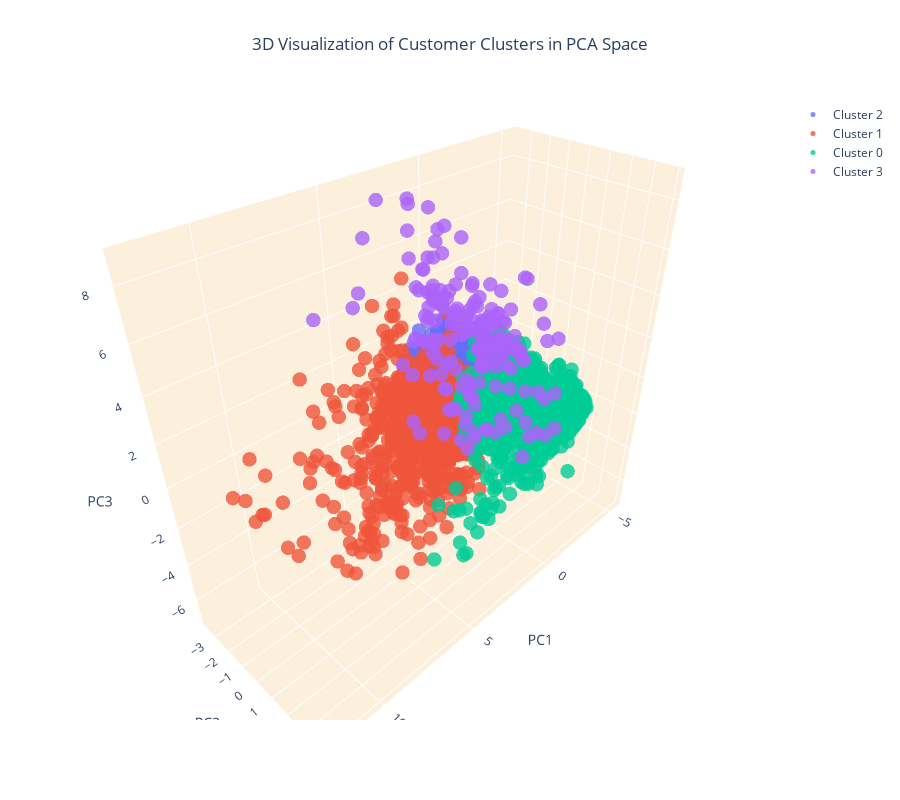

The code cell stored with this chart in its notebook:
### Markdown cell above
<div style="border-radius:10px; padding: 15px; background-color: #ffeacc; font-size:120%; text-align:left">

<h3 align="left"><font color=#ff6200>For Agglomerative Clustering</font></h3>

### Code cell
import plotly.graph_objects as go

# Define a function to generate a 3D scatter plot
def plot_3d_scatter(df, color_column):
    fig = go.Figure()

    # Add data points for each cluster separately and specify the color
    for cluster_id in df[color_column].unique():
        cluster_data = df[df[color_column] == cluster_id]
        fig.add_trace(go.Scatter3d(
            x=cluster_data['PC1'],
            y=cluster_data['PC2'],
            z=cluster_data['PC3'],
            mode='markers',
            marker=dict(
                size=5,
                opacity=0.8,
            ),
            name=f'Cluster {cluster_id}',
        ))

    # Set the title and layout details
    fig.update_layout(
        title=dict(text='3D Visualization of Customer Clusters in PCA Space', x=0.5),
        scene=dict(
            xaxis=dict(backgroundcolor="#fcf0dc", gridcolor='white', title='PC1'),
            yaxis=dict(backgroundcolor="#fcf0dc", gridcolor='white', title='PC2'),
            zaxis=dict(backgroundcolor="#fcf0dc", gridcolor='white', title='PC3'),
        ),
        width=900,
        height=800
    )

    # Show the plot
    fig.show()

# Plot 3D scatter plot with different colors for each cluster
plot_3d_scatter(customer_data_pca, 'Cluster')

### Figure 1 — Plotly figure (JSON) as saved in the notebook; plotly's stock layout.template omitted (floating-point values rounded to 4 significant figures; data arrays with more than 128 entries replaced by an {"elided": "..."} marker saying what was removed)
{"data": [{"marker": {"opacity": 0.8, "size": 5}, "mode": "markers", "name": "Cluster 2", "type": "scatter3d", "x": {"elided": "1539 float values"}, "y": {"elided": "1539 float values"}, "z": {"elided": "1539 float values"}}, {"marker": {"opacity": 0.8, "size": 5}, "mode": "markers", "name": "Cluster 1", "type": "scatter3d", "x": {"elided": "627 float values"}, "y": {"elided": "627 float values"}, "z": {"elided": "627 float values"}}, {"marker": {"opacity": 0.8, "size": 5}, "mode": "markers", "name": "Cluster 0", "type": "scatter3d", "x": {"elided": "1716 float values"}, "y": {"elided": "1716 float values"}, "z": {"elided": "1716 float values"}}, {"marker": {"opacity": 0.8, "size": 5}, "mode": "markers", "name": "Cluster 3", "type": "scatter3d", "x": {"elided": "185 float values"}, "y": {"elided": "185 float values"}, "z": {"elided": "185 float values"}}], "layout": {"height": 800, "scene": {"xaxis": {"backgroundcolor": "#fcf0dc", "gridcolor": "white", "title": {"text": "PC1"}}, "yaxis": {"backgroundcolor": "#fcf0dc", "gridcolor": "white", "title": {"text": "PC2"}}, "zaxis": {"backgroundcolor": "#fcf0dc", "gridcolor": "white", "title": {"text": "PC3"}}}, "title": {"text": "3D Visualization of Customer Clusters in PCA Space", "x": 0.5}, "width": 900}}
